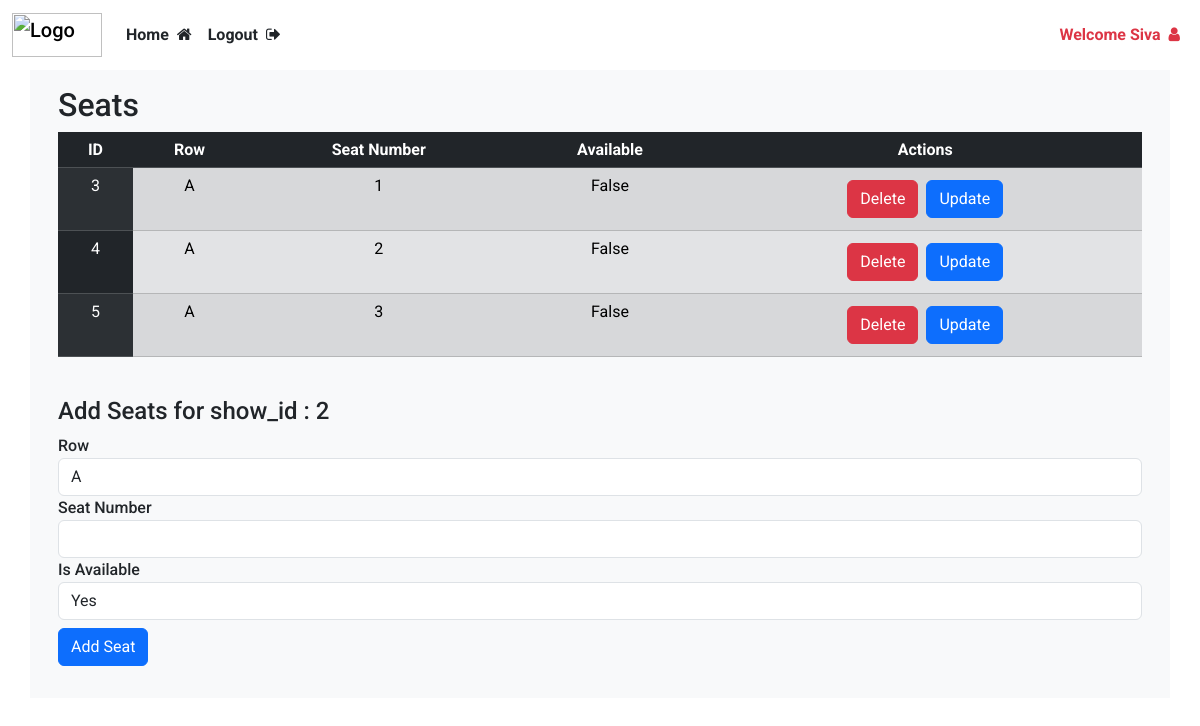
The app's page /seats?screening_id=2 (signed in) with its own data.
### website/models.py (models this page shows)
class User(db.Model, UserMixin):
    id = db.Column(db.Integer , primary_key=True)
    email = db.Column(db.String(150), unique = True)
    password = db.Column(db.String(150))
    name = db.Column(db.String(150))
    phone = db.Column(db.String(15), nullable=True)
    is_admin = db.Column(db.Boolean, default=False)
    bookings = db.relationship('Booking', backref='user', lazy=True)

class Seat(db.Model):
    id = db.Column(db.Integer, primary_key=True)
    screening_id = db.Column(db.Integer, db.ForeignKey('screening.id'), nullable=False)
    row = db.Column(db.String(5), nullable=False)
    seat_number = db.Column(db.Integer, nullable=False)
    is_available = db.Column(db.Boolean, default=True)
    bookings = db.relationship('Booking', backref='seat', lazy=True)

### website/views.py (the view)
@views.route('/seats')
@login_required
def seats():
    screening_id = request.args.get('screening_id')
    seats = Seat.query.filter_by(screening_id = screening_id).all()
    return render_template("addseats.html", user= current_user, screening_id= screening_id, seats = seats)

### website/templates/addseats.html (shortened to what this page needs)
{% extends "base.html" %}
{% block content %}
<div class="p-3">
    <h2> Seats</h2>
    <div class="mb-4 overflow-auto">
        <table class="table table-striped">
            <thead>
                <tr class="table-dark text-center">
                    <th scope="col">ID</th>
                    <th scope="col">Row</th>
                    <th scope="col">Seat Number</th>
                    <th scope="col">Available</th>
                    <th scope="col">Actions</th>
                </tr>
            </thead>
            <tbody>
                {% for seat in seats %}
                <tr class="table-secondary text-center">
                    <td class="table-dark">{{ seat.id }}</td>
                    <td>{{ seat.row }}</td>
                    <td>{{ seat.seat_number }}</td>
                    <td>{{ seat.is_available }}</td>
                    <td>
                        <div class="d-flex justify-content-center">
                            <button class="btn btn-danger m-1" onclick="deleteSeat({{seat.id}})">Delete</button>
                            <button class="btn btn-primary m-1"
                                        data-bs-toggle="modal"
                                        data-bs-target="#updateMovieModal"
                                        onclick='updateSeat(
                                            {{seat.id}},
                                            {{seat.seat_number}}
                                        )'>
                                        Update
                            </button>
                        </div>
                    </td>
                </tr>
                {% endfor %}
            </tbody>
        </table>
    </div>
    <h4>Add Seats for show_id : {{screening_id}}</h4>
    <form method="POST" action="{{url_for('views.add_seats')}}" enctype="multipart/form-data">
        <div class="form-group">
            <label for="row">Row</label>
            <select class="form-control" id="row" name="row">
                <option value="A">A</option>
            </select>
        </div>
        <div class="form-group">
            <label for="seat_number">Seat Number</label>
            <input type="number" class="form-control" id="seat_number" name="seat_number" required>
        </div>
        <div class="form-group">
            <label for="is_available">Is Available</label>
            <select class="form-control" id="is_available" name="is_available">
                <option value="true">Yes</option>
            </select>
        </div>
        <button type="submit" class="btn btn-primary mt-2">Add Seat</button>
    </form>
</div>
{% endblock %}

### website/templates/base.html (shortened to what this page needs)
<html>
    <head>
        <link rel="stylesheet" href="{{url_for('static', filename= 'bootstrap.min.css')}}">
        <link rel="stylesheet" href="{{ url_for('static', filename= 'index.css') }}">
        <link rel="stylesheet" href="https://cdnjs.cloudflare.com/ajax/libs/font-awesome/4.7.0/css/font-awesome.min.css">
    </head>
    <body>
        <nav class="navbar navbar-expand-lg">
            <div class="container-fluid">
                <a class="navbar-brand" href="/">
                    <img src="https://getlogo.net/wp-content/uploads/2020/04/bookmyshow-logo-vector.png" alt="Logo" width="90" height="44" class="d-inline-block align-text-top">
                </a>
                <div class="collapse navbar-collapse" id="navbar">
                    <ul class="navbar-nav me-auto">
                        {% if user.is_authenticated %}
                            {% if user.is_admin %}
                            <li class="nav-item">
                                <a class="nav-link text-dark fw-bold" href="/admin/add">Home<i class="fa fa-home ms-2" aria-hidden="true"></i></a>
                            </li>
                            <li class="nav-item">
                                <a class="nav-link text-dark fw-bold" href="/logout">Logout<i class="fa fa-sign-out ms-2" aria-hidden="true"></i></a>
                            </li>
                            {% endif %}
                        {% endif %}
                    </ul>
                    <ul class="navbar-nav ms-auto">
                        {% if user.is_authenticated %}
                            <li class="nav-item">
                                <a class="nav-link fw-bold text-danger" href="{{url_for('views.user_bookings')}}">
                                    Welcome {{user.name}}<i class="fa fa-user ms-2" aria-hidden="true"></i>
                                </a>
                            </li>
                        {% endif %}
                    </ul>
                </div>
            </div>
        </nav>
        <div class="container bg-light">
            {% block content %}
            {% endblock %}
        </div>
    </body>
</html>

### website/static/index.css (style rules this page uses)
body { font-family: "Roboto", sans-serif; font-weight: 500; font-style: normal; }

### records on screen
User: name "Siva"
Seat: id "3", row "A", seat_number "1", is_available "False"
Seat: id "4", row "A", seat_number "2", is_available "False"
Seat: id "5", row "A", seat_number "3", is_available "False"

### other values on screen
{{ screening_id }} "2"
